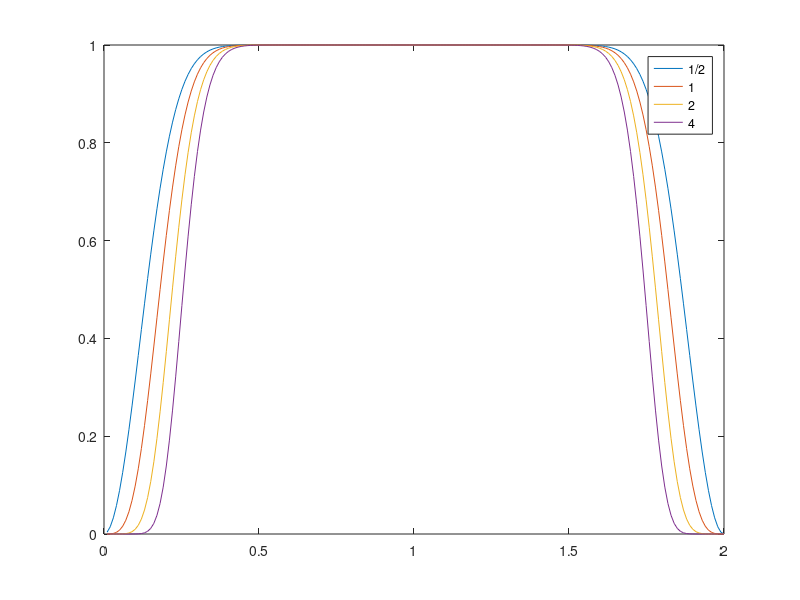

The MATLAB script that drew this image:
function Fig_4b
    Delta = 0;
    c_half_0 = [1; 0];
    c_one_0 = [1; 0; 0];
    c_two_0 = [1; 0; 0; 0; 0];
    c_four_0 = [1; 0; 0; 0; 0; 0; 0; 0; 0];
    function ab = coeff(t,A,phi)
        Omega_0 = A*exp(-1j*phi);
        Omega_R = sqrt(Delta.^2 + abs(Omega_0).^2);
        ab(1) = cos(t*pi/2*Omega_R/(pi)) - 1j * Delta/Omega_R * sin(t*pi/2*Omega_R/(pi));
        ab(2) = 1j * Omega_0/Omega_R * sin(t*pi/2*Omega_R/(pi));
        ab = [ab(1), ab(2)];
    end
    
    function U = propagator_half(t,A,phi)
    ab = coeff(t,A,phi);
    a = ab(1);
    b = ab(2);
    U = [sqrt(1)/1*a, sqrt(1)/1*b;
        -sqrt(1)/1*conj(b), sqrt(1)/1*conj(a)];
    end

    function U = propagator_one(t,A,phi)
    ab = coeff(t,A,phi);
    a = ab(1);
    b = ab(2);
    U = [sqrt(4)/2*a.^2, sqrt(2)/1*a*b, sqrt(4)/2*b.^2;
        -sqrt(2)/1*a*conj(b), sqrt(1)/1*a*conj(a) - sqrt(1)/1*b*conj(b), sqrt(2)/1*conj(a)*b;
        sqrt(4)/2*conj(b).^2, -sqrt(2)/1*conj(a)*conj(b), sqrt(4)/2*conj(a).^2];
    end

    function U = propagator_two(t,A,phi)
    ab = coeff(t,A,phi);
    a = ab(1);
    b = ab(2);
    U = [sqrt(576)/24*a.^4, sqrt(144)/6*a.^3*b, sqrt(96)/4*a.^2*b.^2, sqrt(144)/6*a*b.^3, sqrt(576)/24*b.^4;
        -sqrt(144)/6*a.^3*conj(b), sqrt(36)/6*a.^3*conj(a) - sqrt(36)/2*a.^2*b*conj(b), sqrt(24)/2*a.^2*conj(a)*b - sqrt(24)/2*a*b.^2*conj(b), sqrt(36)/2*a*conj(a)*b.^2 - sqrt(36)/6*b.^3*conj(b), sqrt(144)/6*conj(a)*b.^3;
        sqrt(96)/4*a.^2*conj(b).^2, -sqrt(24)/2*a.^2*conj(a)*conj(b) + sqrt(24)/2*a*b*conj(b).^2, sqrt(16)/4*a.^2*conj(a).^2 - sqrt(16)/1*a*conj(a)*b*conj(b) + sqrt(16)/4*b.^2*conj(b).^2, sqrt(24)/2*a*conj(a).^2*b - sqrt(24)/2*conj(a)*b.^2*conj(b), sqrt(96)/4*conj(a).^2*b.^2;
        -sqrt(144)/6*a*conj(b).^3, sqrt(36)/2*a*conj(a)*conj(b).^2 - sqrt(36)/6*b*conj(b).^3, -sqrt(24)/2*a*conj(a).^2*conj(b) + sqrt(24)/2*conj(a)*b*conj(b).^2, sqrt(36)/6*a*conj(a).^3 - sqrt(36)/2*conj(a).^2*b*conj(b), sqrt(144)/6*conj(a).^3*b;
        sqrt(576)/24*conj(b).^4, -sqrt(144)/6*conj(a)*conj(b).^3, sqrt(96)/4*conj(a).^2*conj(b).^2, -sqrt(144)/6*conj(a).^3*conj(b), sqrt(576)/24*conj(a).^4];
    end

    function U = propagator_four(t,A,phi)
    ab = coeff(t,A,phi);
    a = ab(1);
    b = ab(2);
    U = [sqrt(1625702400)/40320*a.^8, sqrt(203212800)/5040*a.^7*b, sqrt(58060800)/1440*a.^6*b.^2, sqrt(29030400)/720*a.^5*b.^3, sqrt(23224320)/576*a.^4*b.^4, sqrt(29030400)/720*a.^3*b.^5, sqrt(58060800)/1440*a.^2*b.^6, sqrt(203212800)/5040*a*b.^7, sqrt(1625702400)/40320*b.^8;
        -sqrt(203212800)/5040*a.^7*conj(b), sqrt(25401600)/5040*a.^7*conj(a) - sqrt(25401600)/720*a.^6*b*conj(b), sqrt(7257600)/720*a.^6*conj(a)*b - sqrt(7257600)/240*a.^5*b.^2*conj(b), sqrt(3628800)/240*a.^5*conj(a)*b.^2 - sqrt(3628800)/144*a.^4*b.^3*conj(b), sqrt(2903040)/144*a.^4*conj(a)*b.^3 - sqrt(2903040)/144*a.^3*b.^4*conj(b), sqrt(3628800)/144*a.^3*conj(a)*b.^4 - sqrt(3628800)/240*a.^2*b.^5*conj(b), sqrt(7257600)/240*a.^2*conj(a)*b.^5 - sqrt(7257600)/720*a*b.^6*conj(b), sqrt(25401600)/720*a*conj(a)*b.^6 - sqrt(25401600)/5040*b.^7*conj(b), sqrt(203212800)/5040*conj(a)*b.^7;
        sqrt(58060800)/1440*a.^6*conj(b).^2, -sqrt(7257600)/720*a.^6*conj(a)*conj(b) + sqrt(7257600)/240*a.^5*b*conj(b).^2, sqrt(2073600)/1440*a.^6*conj(a).^2 - sqrt(2073600)/120*a.^5*conj(a)*b*conj(b) + sqrt(2073600)/96*a.^4*b.^2*conj(b).^2, sqrt(1036800)/240*a.^5*conj(a).^2*b - sqrt(1036800)/48*a.^4*conj(a)*b.^2*conj(b) + sqrt(1036800)/72*a.^3*b.^3*conj(b).^2, sqrt(829440)/96*a.^4*conj(a).^2*b.^2 - sqrt(829440)/36*a.^3*conj(a)*b.^3*conj(b) + sqrt(829440)/96*a.^2*b.^4*conj(b).^2, sqrt(1036800)/72*a.^3*conj(a).^2*b.^3 - sqrt(1036800)/48*a.^2*conj(a)*b.^4*conj(b) + sqrt(1036800)/240*a*b.^5*conj(b).^2, sqrt(2073600)/96*a.^2*conj(a).^2*b.^4 - sqrt(2073600)/120*a*conj(a)*b.^5*conj(b) + sqrt(2073600)/1440*b.^6*conj(b).^2, sqrt(7257600)/240*a*conj(a).^2*b.^5 - sqrt(7257600)/720*conj(a)*b.^6*conj(b), sqrt(58060800)/1440*conj(a).^2*b.^6;
        -sqrt(29030400)/720*a.^5*conj(b).^3, sqrt(3628800)/240*a.^5*conj(a)*conj(b).^2 - sqrt(3628800)/144*a.^4*b*conj(b).^3, -sqrt(1036800)/240*a.^5*conj(a).^2*conj(b) + sqrt(1036800)/48*a.^4*conj(a)*b*conj(b).^2 - sqrt(1036800)/72*a.^3*b.^2*conj(b).^3, sqrt(518400)/720*a.^5*conj(a).^3 - sqrt(518400)/48*a.^4*conj(a).^2*b*conj(b) + sqrt(518400)/24*a.^3*conj(a)*b.^2*conj(b).^2 - sqrt(518400)/72*a.^2*b.^3*conj(b).^3, sqrt(414720)/144*a.^4*conj(a).^3*b - sqrt(414720)/24*a.^3*conj(a).^2*b.^2*conj(b) + sqrt(414720)/24*a.^2*conj(a)*b.^3*conj(b).^2 - sqrt(414720)/144*a*b.^4*conj(b).^3, sqrt(518400)/72*a.^3*conj(a).^3*b.^2 - sqrt(518400)/24*a.^2*conj(a).^2*b.^3*conj(b) + sqrt(518400)/48*a*conj(a)*b.^4*conj(b).^2 - sqrt(518400)/720*b.^5*conj(b).^3, sqrt(1036800)/72*a.^2*conj(a).^3*b.^3 - sqrt(1036800)/48*a*conj(a).^2*b.^4*conj(b) + sqrt(1036800)/240*conj(a)*b.^5*conj(b).^2, sqrt(3628800)/144*a*conj(a).^3*b.^4 - sqrt(3628800)/240*conj(a).^2*b.^5*conj(b), sqrt(29030400)/720*conj(a).^3*b.^5;
        sqrt(23224320)/576*a.^4*conj(b).^4, -sqrt(2903040)/144*a.^4*conj(a)*conj(b).^3 + sqrt(2903040)/144*a.^3*b*conj(b).^4, sqrt(829440)/96*a.^4*conj(a).^2*conj(b).^2 - sqrt(829440)/36*a.^3*conj(a)*b*conj(b).^3 + sqrt(829440)/96*a.^2*b.^2*conj(b).^4, -sqrt(414720)/144*a.^4*conj(a).^3*conj(b) + sqrt(414720)/24*a.^3*conj(a).^2*b*conj(b).^2 - sqrt(414720)/24*a.^2*conj(a)*b.^2*conj(b).^3 + sqrt(414720)/144*a*b.^3*conj(b).^4, sqrt(331776)/576*a.^4*conj(a).^4 - sqrt(331776)/36*a.^3*conj(a).^3*b*conj(b) + sqrt(331776)/16*a.^2*conj(a).^2*b.^2*conj(b).^2 - sqrt(331776)/36*a*conj(a)*b.^3*conj(b).^3 + sqrt(331776)/576*b.^4*conj(b).^4, sqrt(414720)/144*a.^3*conj(a).^4*b - sqrt(414720)/24*a.^2*conj(a).^3*b.^2*conj(b) + sqrt(414720)/24*a*conj(a).^2*b.^3*conj(b).^2 - sqrt(414720)/144*conj(a)*b.^4*conj(b).^3, sqrt(829440)/96*a.^2*conj(a).^4*b.^2 - sqrt(829440)/36*a*conj(a).^3*b.^3*conj(b) + sqrt(829440)/96*conj(a).^2*b.^4*conj(b).^2, sqrt(2903040)/144*a*conj(a).^4*b.^3 - sqrt(2903040)/144*conj(a).^3*b.^4*conj(b), sqrt(23224320)/576*conj(a).^4*b.^4;
        -sqrt(29030400)/720*a.^3*conj(b).^5, sqrt(3628800)/144*a.^3*conj(a)*conj(b).^4 - sqrt(3628800)/240*a.^2*b*conj(b).^5, -sqrt(1036800)/72*a.^3*conj(a).^2*conj(b).^3 + sqrt(1036800)/48*a.^2*conj(a)*b*conj(b).^4 - sqrt(1036800)/240*a*b.^2*conj(b).^5, sqrt(518400)/72*a.^3*conj(a).^3*conj(b).^2 - sqrt(518400)/24*a.^2*conj(a).^2*b*conj(b).^3 + sqrt(518400)/48*a*conj(a)*b.^2*conj(b).^4 - sqrt(518400)/720*b.^3*conj(b).^5, -sqrt(414720)/144*a.^3*conj(a).^4*conj(b) + sqrt(414720)/24*a.^2*conj(a).^3*b*conj(b).^2 - sqrt(414720)/24*a*conj(a).^2*b.^2*conj(b).^3 + sqrt(414720)/144*conj(a)*b.^3*conj(b).^4, sqrt(518400)/720*a.^3*conj(a).^5 - sqrt(518400)/48*a.^2*conj(a).^4*b*conj(b) + sqrt(518400)/24*a*conj(a).^3*b.^2*conj(b).^2 - sqrt(518400)/72*conj(a).^2*b.^3*conj(b).^3, sqrt(1036800)/240*a.^2*conj(a).^5*b - sqrt(1036800)/48*a*conj(a).^4*b.^2*conj(b) + sqrt(1036800)/72*conj(a).^3*b.^3*conj(b).^2, sqrt(3628800)/240*a*conj(a).^5*b.^2 - sqrt(3628800)/144*conj(a).^4*b.^3*conj(b), sqrt(29030400)/720*conj(a).^5*b.^3;
        sqrt(58060800)/1440*a.^2*conj(b).^6, -sqrt(7257600)/240*a.^2*conj(a)*conj(b).^5 + sqrt(7257600)/720*a*b*conj(b).^6, sqrt(2073600)/96*a.^2*conj(a).^2*conj(b).^4 - sqrt(2073600)/120*a*conj(a)*b*conj(b).^5 + sqrt(2073600)/1440*b.^2*conj(b).^6, -sqrt(1036800)/72*a.^2*conj(a).^3*conj(b).^3 + sqrt(1036800)/48*a*conj(a).^2*b*conj(b).^4 - sqrt(1036800)/240*conj(a)*b.^2*conj(b).^5, sqrt(829440)/96*a.^2*conj(a).^4*conj(b).^2 - sqrt(829440)/36*a*conj(a).^3*b*conj(b).^3 + sqrt(829440)/96*conj(a).^2*b.^2*conj(b).^4, -sqrt(1036800)/240*a.^2*conj(a).^5*conj(b) + sqrt(1036800)/48*a*conj(a).^4*b*conj(b).^2 - sqrt(1036800)/72*conj(a).^3*b.^2*conj(b).^3, sqrt(2073600)/1440*a.^2*conj(a).^6 - sqrt(2073600)/120*a*conj(a).^5*b*conj(b) + sqrt(2073600)/96*conj(a).^4*b.^2*conj(b).^2, sqrt(7257600)/720*a*conj(a).^6*b - sqrt(7257600)/240*conj(a).^5*b.^2*conj(b), sqrt(58060800)/1440*conj(a).^6*b.^2;
        -sqrt(203212800)/5040*a*conj(b).^7, sqrt(25401600)/720*a*conj(a)*conj(b).^6 - sqrt(25401600)/5040*b*conj(b).^7, -sqrt(7257600)/240*a*conj(a).^2*conj(b).^5 + sqrt(7257600)/720*conj(a)*b*conj(b).^6, sqrt(3628800)/144*a*conj(a).^3*conj(b).^4 - sqrt(3628800)/240*conj(a).^2*b*conj(b).^5, -sqrt(2903040)/144*a*conj(a).^4*conj(b).^3 + sqrt(2903040)/144*conj(a).^3*b*conj(b).^4, sqrt(3628800)/240*a*conj(a).^5*conj(b).^2 - sqrt(3628800)/144*conj(a).^4*b*conj(b).^3, -sqrt(7257600)/720*a*conj(a).^6*conj(b) + sqrt(7257600)/240*conj(a).^5*b*conj(b).^2, sqrt(25401600)/5040*a*conj(a).^7 - sqrt(25401600)/720*conj(a).^6*b*conj(b), sqrt(203212800)/5040*conj(a).^7*b;
        sqrt(1625702400)/40320*conj(b).^8, -sqrt(203212800)/5040*conj(a)*conj(b).^7, sqrt(58060800)/1440*conj(a).^2*conj(b).^6, -sqrt(29030400)/720*conj(a).^3*conj(b).^5, sqrt(23224320)/576*conj(a).^4*conj(b).^4, -sqrt(29030400)/720*conj(a).^5*conj(b).^3, sqrt(58060800)/1440*conj(a).^6*conj(b).^2, -sqrt(203212800)/5040*conj(a).^7*conj(b), sqrt(1625702400)/40320*conj(a).^8];

    end
    
    function c = propagation_half(A)
        c = propagator_half(1,A,0)*propagator_half(1,A,14/15*pi)*propagator_half(1,A,12/15*pi)*propagator_half(1,A,24/15*pi)*propagator_half(1,A,20/15*pi)* ...
            propagator_half(1,A,30/15*pi)*propagator_half(1,A,24/15*pi)*propagator_half(1,A,32/15*pi)*propagator_half(1,A,24/15*pi)*propagator_half(1,A,30/15*pi)* ...
            propagator_half(1,A,20/15*pi)*propagator_half(1,A,24/15*pi)*propagator_half(1,A,12/15*pi)*propagator_half(1,A,14/15*pi)*propagator_half(1,A,0)*c_half_0;
    end

    function c = propagation_one(A)
        c = propagator_one(1,A,0)*propagator_one(1,A,14/15*pi)*propagator_one(1,A,12/15*pi)*propagator_one(1,A,24/15*pi)*propagator_one(1,A,20/15*pi)* ...
            propagator_one(1,A,30/15*pi)*propagator_one(1,A,24/15*pi)*propagator_one(1,A,32/15*pi)*propagator_one(1,A,24/15*pi)*propagator_one(1,A,30/15*pi)* ...
            propagator_one(1,A,20/15*pi)*propagator_one(1,A,24/15*pi)*propagator_one(1,A,12/15*pi)*propagator_one(1,A,14/15*pi)*propagator_one(1,A,0)*c_one_0;
    end

    function c = propagation_two(A)
        c = propagator_two(1,A,0)*propagator_two(1,A,14/15*pi)*propagator_two(1,A,12/15*pi)*propagator_two(1,A,24/15*pi)*propagator_two(1,A,20/15*pi)* ...
            propagator_two(1,A,30/15*pi)*propagator_two(1,A,24/15*pi)*propagator_two(1,A,32/15*pi)*propagator_two(1,A,24/15*pi)*propagator_two(1,A,30/15*pi)* ...
            propagator_two(1,A,20/15*pi)*propagator_two(1,A,24/15*pi)*propagator_two(1,A,12/15*pi)*propagator_two(1,A,14/15*pi)*propagator_two(1,A,0)*c_two_0;
    end

    function c = propagation_four(A)
        c = propagator_four(1,A,0)*propagator_four(1,A,14/15*pi)*propagator_four(1,A,12/15*pi)*propagator_four(1,A,24/15*pi)*propagator_four(1,A,20/15*pi)* ...
            propagator_four(1,A,30/15*pi)*propagator_four(1,A,24/15*pi)*propagator_four(1,A,32/15*pi)*propagator_four(1,A,24/15*pi)*propagator_four(1,A,30/15*pi)* ...
            propagator_four(1,A,20/15*pi)*propagator_four(1,A,24/15*pi)*propagator_four(1,A,12/15*pi)*propagator_four(1,A,14/15*pi)*propagator_four(1,A,0)*c_four_0;
    end

    c_half = [];
    c_one = [];
    c_two = [];
    c_four = [];
    A_vals = linspace(0,2,200);
    for A = A_vals
        c_half = [c_half propagation_half(A*pi)];
        c_one = [c_one propagation_one(A*pi)];
        c_two = [c_two propagation_two(A*pi)];
        c_four = [c_four propagation_four(A*pi)];
    end
    plot(A_vals, (abs(c_half(2,:))).^2, '-', ...
         A_vals, (abs(c_one(3,:))).^2, '-', ...
         A_vals, (abs(c_two(5,:))).^2, '-', ...
         A_vals, (abs(c_four(9,:))).^2, '-');
    ylim([0, 1]);
    legend('1/2', '1', '2', '4')
end